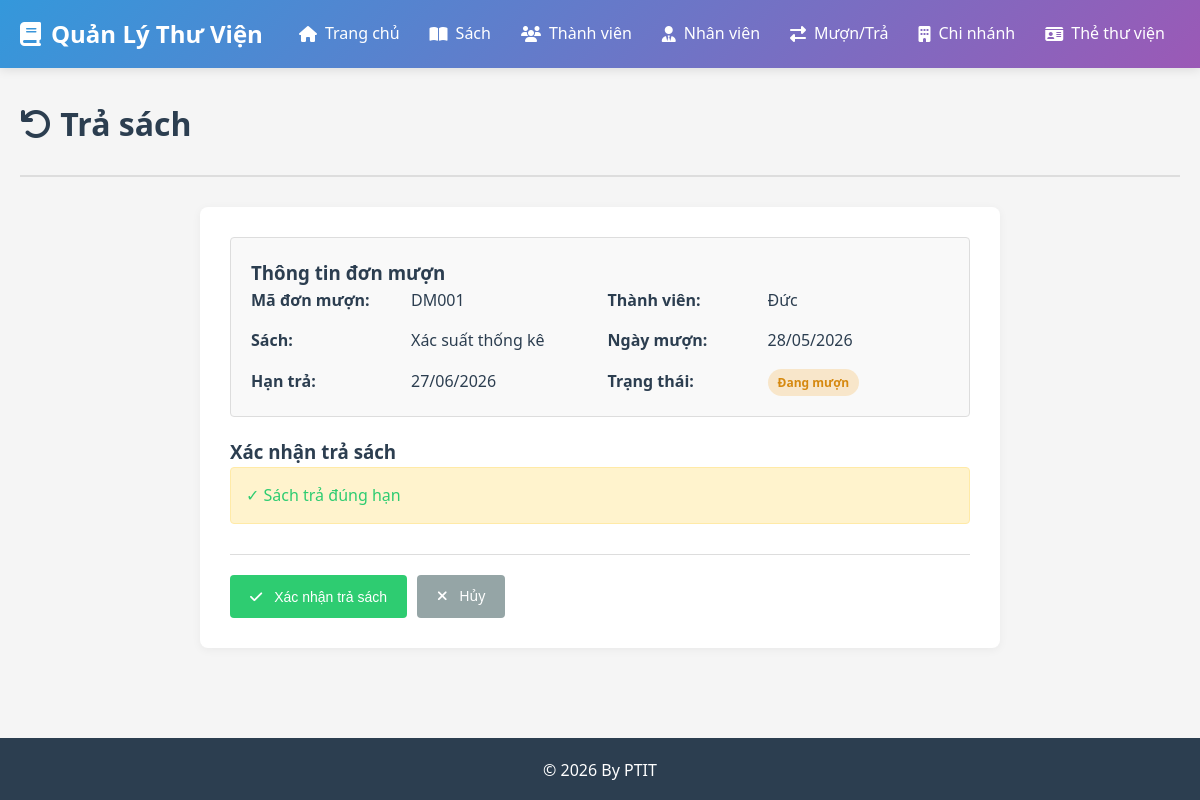
Page /don-muon/DM001/tra on the earlier database version.
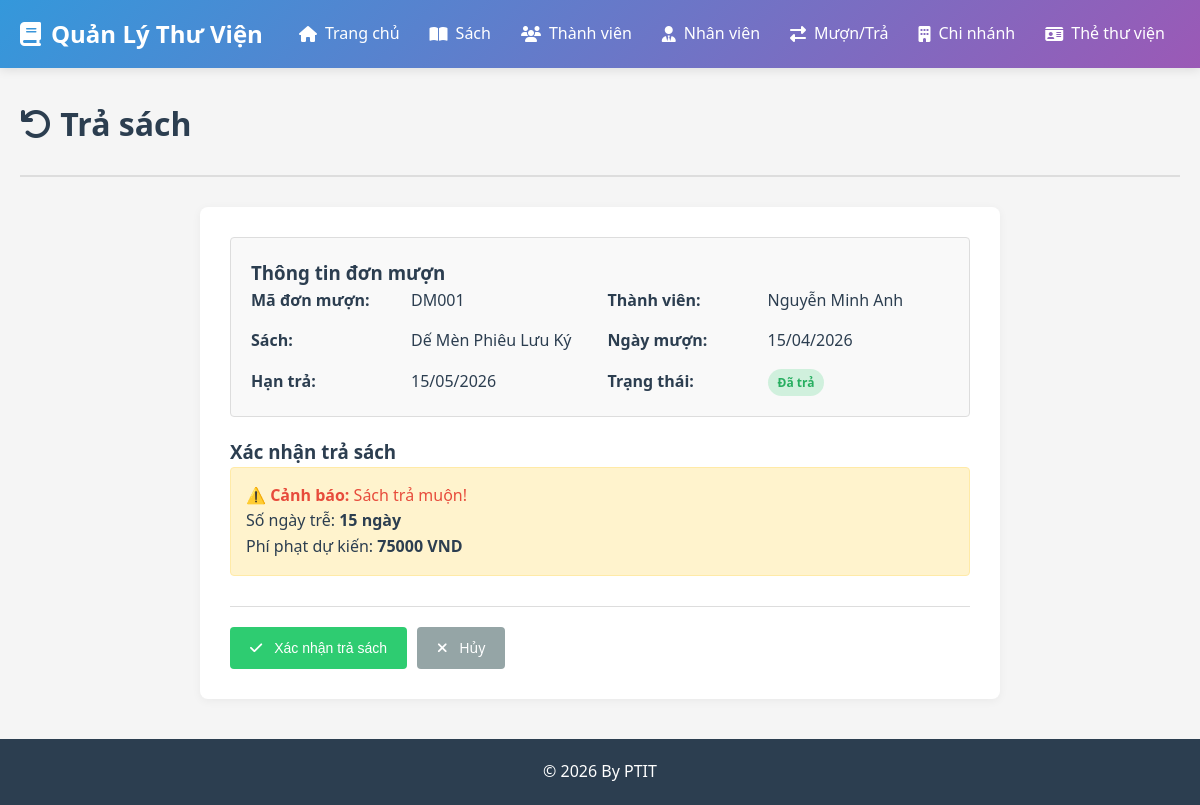
Same page on the later database version.
### app/models/__init__.py (models this page shows, shortened)
class ThanhVien(db.Model):
    __tablename__ = 'thanh_vien'
    ma_thanh_vien = db.Column(db.String(10), primary_key=True)
    ho_ten = db.Column(db.String(150), nullable=False)
    sdt = db.Column(db.String(15))
    email = db.Column(db.String(100))
    ngay_dang_ky = db.Column(db.Date, default=datetime.now)
    ghi_chu = db.Column(db.Text)
    is_blacklisted = db.Column(db.Boolean, default=False)
    blacklist_note = db.Column(db.String(255))
    the_thu_vien = db.relationship('TheThuVien', backref='thanh_vien', lazy=True, cascade='all, delete-orphan', uselist=False)
    don_muon = db.relationship('DonMuon', backref='thanh_vien', lazy=True, cascade='all, delete-orphan')

class Sach(db.Model):
    __tablename__ = 'sach'
    ma_sach = db.Column(db.String(10), primary_key=True)
    ten_sach = db.Column(db.String(200), nullable=False)
    tac_gia = db.Column(db.String(150))
    nam_xb = db.Column(db.Integer)
    nha_xb = db.Column(db.String(150))
    so_luong = db.Column(db.Integer, default=0)
    ma_tl = db.Column(db.String(10), db.ForeignKey('thai_loai.ma_tl'), nullable=False)
    ma_ncc = db.Column(db.String(10), db.ForeignKey('nha_cung_cap.ma_ncc'))
    ban_sao = db.relationship('BanSao', backref='sach', lazy=True, cascade='all, delete-orphan')

class DonMuon(db.Model):
    __tablename__ = 'don_muon'
    ma_don_muon = db.Column(db.String(20), primary_key=True)
    ma_thanh_vien = db.Column(db.String(10), db.ForeignKey('thanh_vien.ma_thanh_vien'), nullable=False)
    ma_ban_sao = db.Column(db.String(20), db.ForeignKey('ban_sao.ma_ban_sao'), nullable=False)
    ma_nv = db.Column(db.String(10), db.ForeignKey('nhan_vien.ma_nv'), nullable=False)
    ngay_muon = db.Column(db.Date, default=datetime.now, nullable=False)
    han_tra = db.Column(db.Date, nullable=False)
    ngay_tra_thuc_te = db.Column(db.Date)
    phu_phat = db.Column(db.Float, default=0)
    trang_thai = db.Column(db.String(50), default='Đang mượn')  # Đang mượn, Đã trả, Quá hạn

### app/routes/__init__.py (the view, shortened to what this page needs)
@bp.route('/don-muon/<ma_don_muon>/tra', methods=['GET', 'POST'])
def tra_sach(ma_don_muon):
    don_muon = db.session.get(DonMuon, ma_don_muon)
    if not don_muon:
        flash('Không tìm thấy đơn mượn', 'danger')
        return redirect(url_for('main.danh_sach_don_muon'))
    from datetime import date
    ngay_hom_nay = date.today()
    phi_phat_du_kien = 0
    if ngay_hom_nay > don_muon.han_tra:
        phi_phat_du_kien = (ngay_hom_nay - don_muon.han_tra).days * 5000
    return render_template(
        'don_muon/tra.html',
        don_muon=don_muon,
        ngay_hom_nay=ngay_hom_nay,
        phi_phat_du_kien=phi_phat_du_kien
    )

### app/templates/don_muon/tra.html (shortened to what this page needs)
{% extends "base.html" %}
{% block content %}
<div class="page-header">
    <h1><i class="fas fa-undo"></i> Trả sách</h1>
</div>
<div class="form-container">
    <div class="info-box">
        <h3>Thông tin đơn mượn</h3>
        <div class="info-grid">
            <div class="info-item">
                <label>Mã đơn mượn:</label>
                <span>{{ don_muon.ma_don_muon }}</span>
            </div>
            <div class="info-item">
                <label>Thành viên:</label>
                <span>{{ don_muon.thanh_vien.ho_ten }}</span>
            </div>
            <div class="info-item">
                <label>Sách:</label>
                <span>{{ don_muon.ban_sao.sach.ten_sach }}</span>
            </div>
            <div class="info-item">
                <label>Ngày mượn:</label>
                <span>{{ don_muon.ngay_muon.strftime('%d/%m/%Y') }}</span>
            </div>
            <div class="info-item">
                <label>Hạn trả:</label>
                <span>{{ don_muon.han_tra.strftime('%d/%m/%Y') }}</span>
            </div>
            <div class="info-item">
                <label>Trạng thái:</label>
                <span>
                    {% if don_muon.trang_thai == 'Đang mượn' %}
                        <span class="badge badge-warning">Đang mượn</span>
                    {% elif don_muon.trang_thai == 'Quá hạn' %}
                        <span class="badge badge-danger">Quá hạn</span>
                    {% else %}
                        <span class="badge badge-success">Đã trả</span>
                    {% endif %}
                </span>
            </div>
        </div>
    </div>
    <form method="POST" class="form">
        <h3>Xác nhận trả sách</h3>
        <div class="warning-box">
            {% if don_muon.han_tra < ngay_hom_nay %}
                <p class="text-danger"><strong>⚠️ Cảnh báo:</strong> Sách trả muộn!</p>
                <p>
                    Số ngày trễ: <strong>{{ (ngay_hom_nay - don_muon.han_tra).days }} ngày</strong><br>
                    Phí phạt dự kiến: <strong>{{ phi_phat_du_kien }} VND</strong>
                </p>
            {% else %}
                <p class="text-success">✓ Sách trả đúng hạn</p>
            {% endif %}
        </div>
        <div class="form-actions">
            <button type="submit" class="btn btn-success">
                <i class="fas fa-check"></i> Xác nhận trả sách
            </button>
            <a href="{{ url_for('main.danh_sach_don_muon') }}" class="btn btn-secondary">
                <i class="fas fa-times"></i> Hủy
            </a>
        </div>
    </form>
</div>
{% endblock %}

Differences in the rows shown:
no longer on this page (row unchanged): ThanhVien: thanh_vien.ho_ten "Đức"
removed Sach: ban_sao.sach.ten_sach "Xác suất thống kê"
changed DonMuon "DM001": ngay_muon "28/05/2026" → "15/04/2026"; han_tra "27/06/2026" → "15/05/2026"; trang_thai "Đang mượn" → "Đã trả" (drawn); (ngay_hom_nay-don_muon.han_tra).days (not shown) → "15"
added ThanhVien: thanh_vien.ho_ten "Nguyễn Minh Anh"
added Sach: ban_sao.sach.ten_sach "Dế Mèn Phiêu Lưu Ký"
Other differences:
{{ phi_phat_du_kien }}: (not shown) → "75000"
text no longer shown: "Đang mượn ✓ Sách trả đúng hạn"
text now shown: "Đã trả ⚠️ Cảnh báo: Sách trả muộn! Số ngày trễ: ngày Phí phạt dự kiến: VND"
